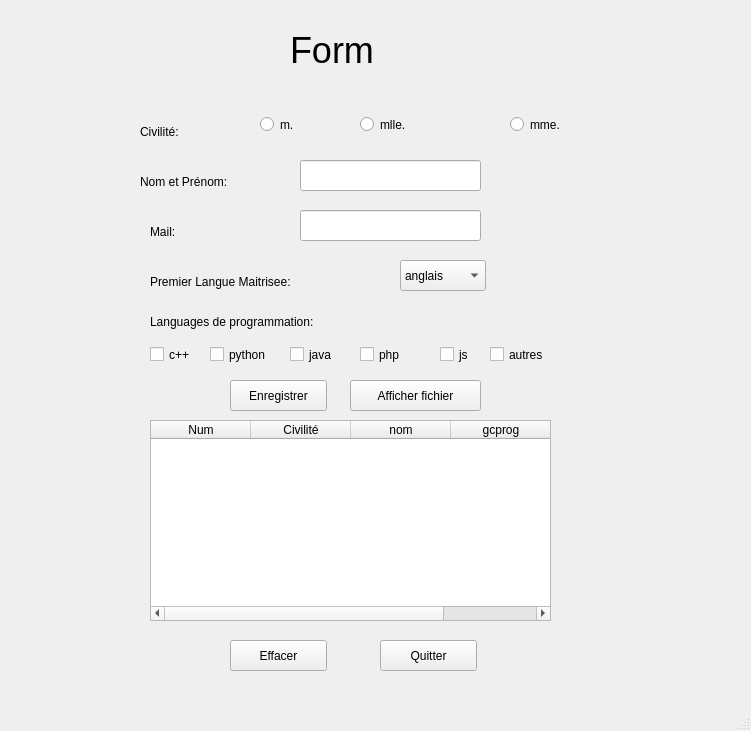
<?xml version="1.0" encoding="UTF-8"?>
<ui version="4.0">
 <class>MainWindow</class>
 <widget class="QMainWindow" name="MainWindow">
  <property name="geometry">
   <rect>
    <x>0</x>
    <y>0</y>
    <width>751</width>
    <height>731</height>
   </rect>
  </property>
  <property name="windowTitle">
   <string>MainWindow</string>
  </property>
  <widget class="QWidget" name="centralwidget">
   <widget class="QLabel" name="label">
    <property name="geometry">
     <rect>
      <x>140</x>
      <y>120</y>
      <width>71</width>
      <height>23</height>
     </rect>
    </property>
    <property name="text">
     <string>Civilité: </string>
    </property>
   </widget>
   <widget class="QLabel" name="label_2">
    <property name="geometry">
     <rect>
      <x>140</x>
      <y>170</y>
      <width>131</width>
      <height>23</height>
     </rect>
    </property>
    <property name="text">
     <string>Nom et Prénom:</string>
    </property>
   </widget>
   <widget class="QLabel" name="label_3">
    <property name="geometry">
     <rect>
      <x>150</x>
      <y>220</y>
      <width>71</width>
      <height>23</height>
     </rect>
    </property>
    <property name="text">
     <string>Mail:</string>
    </property>
   </widget>
   <widget class="QLabel" name="label_4">
    <property name="geometry">
     <rect>
      <x>150</x>
      <y>310</y>
      <width>261</width>
      <height>23</height>
     </rect>
    </property>
    <property name="text">
     <string>Languages de programmation:</string>
    </property>
   </widget>
   <widget class="QCheckBox" name="ch_autres">
    <property name="geometry">
     <rect>
      <x>490</x>
      <y>340</y>
      <width>100</width>
      <height>29</height>
     </rect>
    </property>
    <property name="text">
     <string>autres</string>
    </property>
   </widget>
   <widget class="QCheckBox" name="ch_php">
    <property name="geometry">
     <rect>
      <x>360</x>
      <y>340</y>
      <width>100</width>
      <height>29</height>
     </rect>
    </property>
    <property name="text">
     <string>php</string>
    </property>
   </widget>
   <widget class="QCheckBox" name="ch_js">
    <property name="geometry">
     <rect>
      <x>440</x>
      <y>340</y>
      <width>100</width>
      <height>29</height>
     </rect>
    </property>
    <property name="text">
     <string>js</string>
    </property>
   </widget>
   <widget class="QCheckBox" name="ch_java">
    <property name="geometry">
     <rect>
      <x>290</x>
      <y>340</y>
      <width>100</width>
      <height>29</height>
     </rect>
    </property>
    <property name="text">
     <string>java</string>
    </property>
   </widget>
   <widget class="QCheckBox" name="ch_cpp">
    <property name="geometry">
     <rect>
      <x>150</x>
      <y>340</y>
      <width>100</width>
      <height>29</height>
     </rect>
    </property>
    <property name="text">
     <string>c++</string>
    </property>
   </widget>
   <widget class="QCheckBox" name="ch_py">
    <property name="geometry">
     <rect>
      <x>210</x>
      <y>340</y>
      <width>100</width>
      <height>29</height>
     </rect>
    </property>
    <property name="text">
     <string>python</string>
    </property>
   </widget>
   <widget class="QRadioButton" name="m">
    <property name="geometry">
     <rect>
      <x>260</x>
      <y>110</y>
      <width>119</width>
      <height>29</height>
     </rect>
    </property>
    <property name="text">
     <string>m.</string>
    </property>
   </widget>
   <widget class="QRadioButton" name="mille">
    <property name="geometry">
     <rect>
      <x>360</x>
      <y>110</y>
      <width>119</width>
      <height>29</height>
     </rect>
    </property>
    <property name="text">
     <string>mlle.</string>
    </property>
   </widget>
   <widget class="QRadioButton" name="mme">
    <property name="geometry">
     <rect>
      <x>510</x>
      <y>110</y>
      <width>119</width>
      <height>29</height>
     </rect>
    </property>
    <property name="text">
     <string>mme.</string>
    </property>
   </widget>
   <widget class="QPushButton" name="btn_enreg">
    <property name="geometry">
     <rect>
      <x>230</x>
      <y>380</y>
      <width>97</width>
      <height>31</height>
     </rect>
    </property>
    <property name="text">
     <string>Enregistrer</string>
    </property>
   </widget>
   <widget class="QPushButton" name="btn_afficher">
    <property name="geometry">
     <rect>
      <x>350</x>
      <y>380</y>
      <width>131</width>
      <height>31</height>
     </rect>
    </property>
    <property name="text">
     <string>Afficher fichier</string>
    </property>
   </widget>
   <widget class="QTableWidget" name="tb_affich">
    <property name="geometry">
     <rect>
      <x>150</x>
      <y>420</y>
      <width>401</width>
      <height>201</height>
     </rect>
    </property>
    <property name="maximumSize">
     <size>
      <width>401</width>
      <height>16777215</height>
     </size>
    </property>
    <column>
     <property name="text">
      <string>Num</string>
     </property>
    </column>
    <column>
     <property name="text">
      <string>Civilité</string>
     </property>
    </column>
    <column>
     <property name="text">
      <string>nom</string>
     </property>
    </column>
    <column>
     <property name="text">
      <string>gcprog</string>
     </property>
    </column>
   </widget>
   <widget class="QLineEdit" name="inp_np">
    <property name="geometry">
     <rect>
      <x>300</x>
      <y>160</y>
      <width>181</width>
      <height>31</height>
     </rect>
    </property>
   </widget>
   <widget class="QLineEdit" name="inp_mail">
    <property name="geometry">
     <rect>
      <x>300</x>
      <y>210</y>
      <width>181</width>
      <height>31</height>
     </rect>
    </property>
   </widget>
   <widget class="QComboBox" name="combo_langue">
    <property name="geometry">
     <rect>
      <x>400</x>
      <y>260</y>
      <width>86</width>
      <height>31</height>
     </rect>
    </property>
    <item>
     <property name="text">
      <string>anglais</string>
     </property>
    </item>
    <item>
     <property name="text">
      <string>francais</string>
     </property>
    </item>
    <item>
     <property name="text">
      <string>allmend</string>
     </property>
    </item>
    <item>
     <property name="text">
      <string>espanoel</string>
     </property>
    </item>
    <item>
     <property name="text">
      <string>arabe</string>
     </property>
    </item>
    <item>
     <property name="text">
      <string>italien</string>
     </property>
    </item>
    <item>
     <property name="text">
      <string>americain</string>
     </property>
    </item>
    <item>
     <property name="text">
      <string>suedois</string>
     </property>
    </item>
    <item>
     <property name="text">
      <string>finlandois</string>
     </property>
    </item>
    <item>
     <property name="text">
      <string>burger</string>
     </property>
    </item>
    <item>
     <property name="text">
      <string>hanen</string>
     </property>
    </item>
   </widget>
   <widget class="QPushButton" name="btn_eff">
    <property name="geometry">
     <rect>
      <x>230</x>
      <y>640</y>
      <width>97</width>
      <height>31</height>
     </rect>
    </property>
    <property name="text">
     <string>Effacer</string>
    </property>
   </widget>
   <widget class="QPushButton" name="btn_quitter">
    <property name="geometry">
     <rect>
      <x>380</x>
      <y>640</y>
      <width>97</width>
      <height>31</height>
     </rect>
    </property>
    <property name="text">
     <string>Quitter</string>
    </property>
   </widget>
   <widget class="QLabel" name="label_5">
    <property name="geometry">
     <rect>
      <x>290</x>
      <y>20</y>
      <width>281</width>
      <height>61</height>
     </rect>
    </property>
    <property name="styleSheet">
     <string notr="true">font-size: 36px;</string>
    </property>
    <property name="text">
     <string>Form </string>
    </property>
   </widget>
   <widget class="QLabel" name="label_6">
    <property name="geometry">
     <rect>
      <x>150</x>
      <y>270</y>
      <width>211</width>
      <height>23</height>
     </rect>
    </property>
    <property name="text">
     <string>Premier Langue Maitrisee:</string>
    </property>
   </widget>
  </widget>
  <widget class="QMenuBar" name="menubar">
   <property name="geometry">
    <rect>
     <x>0</x>
     <y>0</y>
     <width>751</width>
     <height>28</height>
    </rect>
   </property>
  </widget>
  <widget class="QStatusBar" name="statusbar"/>
 </widget>
 <resources/>
 <connections/>
</ui>
